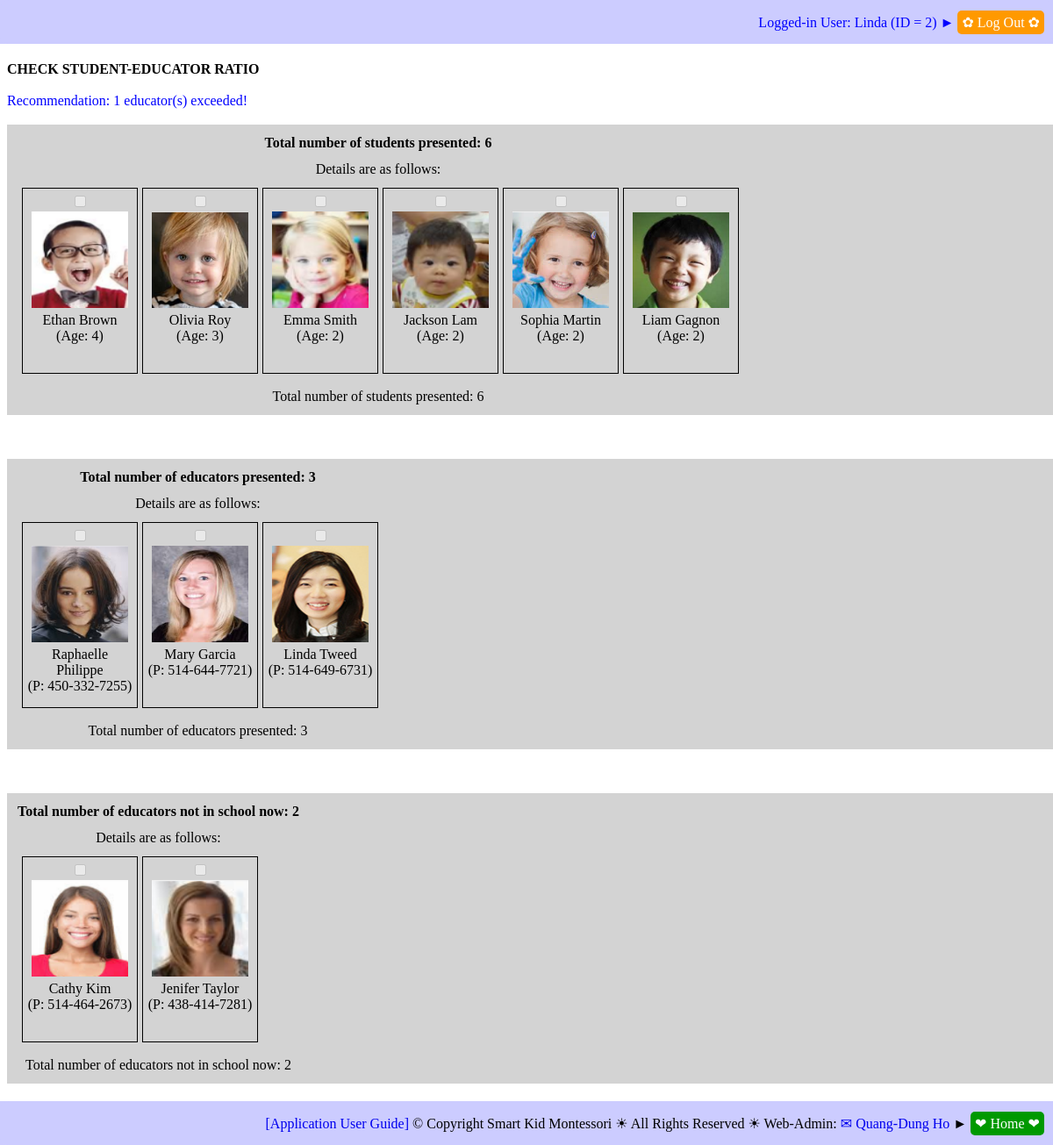
The page /action_check_student_educator_ratio.php (signed in) on the database its author committed.
### tables this page shows
CREATE TABLE `students` (
  `STU_ID` int(11) NOT NULL,
  `STU_FIRST_NAME` varchar(50) NOT NULL,
  `STU_LAST_NAME` varchar(25) NOT NULL,
  `STU_BIRTHDATE` date NOT NULL,
  `STU_SEX` varchar(1) NOT NULL,
  `STU_PHOTO` varchar(50) NOT NULL,
  `STU_START_DATE` date NOT NULL,
  `STU_GRAD_DATE` date NOT NULL,
  `STU_DAILY_FEE` float NOT NULL,
  `STU_CREDENTIAL` varchar(10) NOT NULL,
  `STU_NOTES` text NOT NULL
);

CREATE TABLE `employees` (
  `EMP_ID` int(11) NOT NULL,
  `EMP_FIRST_NAME` varchar(50) NOT NULL,
  `EMP_LAST_NAME` varchar(25) NOT NULL,
  `EMP_BIRTHDATE` date NOT NULL,
  `EMP_SEX` varchar(1) NOT NULL,
  `EMP_PHOTO` varchar(50) NOT NULL,
  `EMP_ADDRESS` varchar(50) NOT NULL,
  `EMP_CITY` varchar(20) NOT NULL,
  `EMP_PROVINCE` varchar(20) NOT NULL,
  `EMP_POSTAL_CODE` varchar(10) NOT NULL,
  `EMP_COUNTRY` varchar(20) NOT NULL,
  `EMP_PHONE1` varchar(15) NOT NULL,
  `EMP_PHONE2` varchar(15) DEFAULT NULL,
  `EMP_EMAIL` varchar(50) NOT NULL,
  `EMP_HIRE_DATE` date NOT NULL,
  `EMP_END_DATE` date NOT NULL,
  `EMP_EDU_ID` int(11) NOT NULL,
  `EDU_DAYCARE_EXPERIENCE` tinyint(11) NOT NULL,
  `EDU_MONTESSORI_EXPERIENCE` tinyint(11) NOT NULL,
  `EMP_POST_ID1` int(11) NOT NULL,
  `EMP_POST_ID2` int(11) DEFAULT NULL,
  `EMP_BOSS_ID` int(11) DEFAULT NULL,
  `EMP_HOURLY_RATE` float NOT NULL,
  `EMP_PASSCODE` varchar(10) NOT NULL,
  `EMP_NOTES` text
);

### sql_queries.php (called while the page is built, shortened)
<?php
	function connectDB()
	{
		$db_hostname = "localhost";
		$db_name     = "montessori";
		$db_username = "root";
		$db_password = "";
		$db = mysqli_connect($db_hostname, $db_username, $db_password, $db_name);
		return ($db);
	}
	function getResult($query)
	{
		$db = connectDB();
		$result = mysqli_query($db, $query);
		return ($result);
	}
?>

### db_operations.php (the view, shortened to what this page needs)
<?php
require_once("sql_queries.php");
function getStudents_InSchoolNow($debug_on)
{
	$queryStr = 'SELECT ';
		$queryStr = $queryStr . 'STUDENTS.STU_ID';
		$queryStr = $queryStr . ', ' . 'CONCAT(STUDENTS.STU_FIRST_NAME, " ", STUDENTS.STU_LAST_NAME) AS STU_NAME';
		$queryStr = $queryStr . ', ' . 'STUDENTS.STU_BIRTHDATE';
		$queryStr = $queryStr . ', ' . 'FLOOR(DATEDIFF(NOW(), STUDENTS.STU_BIRTHDATE)/365.25) AS STU_AGE';
		$queryStr = $queryStr . ', ' . 'STUDENTS.STU_PHOTO';
	$queryStr = $queryStr . ' FROM ';
		$queryStr = $queryStr . 'STUDENTS';
	$queryStr = $queryStr . ' WHERE ';
		$queryStr = $queryStr . '(STUDENTS.STU_ID IN (SELECT STUDENT_ATTENDANCES.STU_ID FROM STUDENT_ATTENDANCES WHERE STUDENT_ATTENDANCES.DATE_TIME >= CURDATE() AND STUDENT_ATTENDANCES.DATE_TIME < (CURDATE() + INTERVAL 1 DAY) AND STUDENT_ATTENDANCES.EVENT_TYPE = "In")) AND ';
		$queryStr = $queryStr . '(STUDENTS.STU_ID NOT IN (SELECT STUDENT_ATTENDANCES.STU_ID FROM STUDENT_ATTENDANCES WHERE STUDENT_ATTENDANCES.DATE_TIME >= CURDATE() AND STUDENT_ATTENDANCES.DATE_TIME < (CURDATE() + INTERVAL 1 DAY) AND STUDENT_ATTENDANCES.EVENT_TYPE = "Out"))';
		$queryStr = $queryStr . ';';
	$result = getResult($queryStr);
	return ($result);
}
function getEducators_InSchoolNow($debug_on)
{
	$queryStr = 'SELECT ';
		$queryStr = $queryStr . 'EMPLOYEES.EMP_ID';
		$queryStr = $queryStr . ', ' . 'CONCAT(EMPLOYEES.EMP_FIRST_NAME, " ", EMPLOYEES.EMP_LAST_NAME) AS EMP_NAME';
		$queryStr = $queryStr . ', ' . 'EMPLOYEES.EMP_BIRTHDATE';
		$queryStr = $queryStr . ', ' . 'EMPLOYEES.EMP_PHONE1 EMP_PHONE';
		$queryStr = $queryStr . ', ' . 'EMPLOYEES.EMP_PHOTO';
	$queryStr = $queryStr . ' FROM ';
		$queryStr = $queryStr . 'EMPLOYEES';
	$queryStr = $queryStr . ' WHERE ';
		$queryStr = $queryStr . '(EMPLOYEES.EMP_ID IN (SELECT EMPLOYEE_ATTENDANCES.EMP_ID FROM EMPLOYEE_ATTENDANCES WHERE EMPLOYEE_ATTENDANCES.DATE_TIME >= CURDATE() AND EMPLOYEE_ATTENDANCES.DATE_TIME < (CURDATE() + INTERVAL 1 DAY) AND EMPLOYEE_ATTENDANCES.EVENT_TYPE = "In")) AND ';
		$queryStr = $queryStr . '(EMPLOYEES.EMP_ID NOT IN (SELECT EMPLOYEE_ATTENDANCES.EMP_ID FROM EMPLOYEE_ATTENDANCES WHERE EMPLOYEE_ATTENDANCES.DATE_TIME >= CURDATE() AND EMPLOYEE_ATTENDANCES.DATE_TIME < (CURDATE() + INTERVAL 1 DAY) AND EMPLOYEE_ATTENDANCES.EVENT_TYPE = "Out")) AND ';
		$queryStr = $queryStr . '(EMPLOYEES.EMP_POST_ID1 IN (3,4 ))';
		$queryStr = $queryStr . ';';
	$result = getResult($queryStr);
	return ($result);
}
function getEducators_NotInSchoolNow($debug_on)
{
	$queryStr = 'SELECT DISTINCT ';
		$queryStr = $queryStr . 'EMPLOYEES.EMP_ID';
		$queryStr = $queryStr . ', ' . 'CONCAT(EMPLOYEES.EMP_FIRST_NAME, " ", EMPLOYEES.EMP_LAST_NAME) AS EMP_NAME';
		$queryStr = $queryStr . ', ' . 'EMPLOYEES.EMP_BIRTHDATE';
		$queryStr = $queryStr . ', ' . 'EMPLOYEES.EMP_PHONE1 EMP_PHONE';
		$queryStr = $queryStr . ', ' . 'EMPLOYEES.EMP_PHOTO';
	$queryStr = $queryStr . ' FROM ';
		$queryStr = $queryStr . 'EMPLOYEES';
	$queryStr = $queryStr . ' WHERE ';
		$queryStr = $queryStr . '((EMPLOYEES.EMP_ID NOT IN (SELECT EMPLOYEE_ATTENDANCES.EMP_ID FROM EMPLOYEE_ATTENDANCES WHERE EMPLOYEE_ATTENDANCES.DATE_TIME >= CURDATE() AND EMPLOYEE_ATTENDANCES.DATE_TIME < (CURDATE() + INTERVAL 1 DAY) AND EMPLOYEE_ATTENDANCES.EVENT_TYPE = "In")) OR ';
		$queryStr = $queryStr . '(EMPLOYEES.EMP_ID IN (SELECT EMPLOYEE_ATTENDANCES.EMP_ID FROM EMPLOYEE_ATTENDANCES WHERE EMPLOYEE_ATTENDANCES.DATE_TIME >= CURDATE() AND EMPLOYEE_ATTENDANCES.DATE_TIME < (CURDATE() + INTERVAL 1 DAY) AND EMPLOYEE_ATTENDANCES.EVENT_TYPE = "Out"))) AND ';
		$queryStr = $queryStr . '(EMPLOYEES.EMP_POST_ID1 IN (3,4 ))';
		$queryStr = $queryStr . ';';
	$result = getResult($queryStr);
	return ($result);
}
function createStudentPhotoList($result)
{
	$resultRows = mysqli_num_rows($result);
	for ($row = 0; $row < $resultRows; $row++)
	{
		$currentRow = mysqli_fetch_row($result);
		echo '<div class="imagelinkbox">';
		echo '<input type="checkbox" name="checked_student_ids[]"' .
				' id="' . $currentRow[0] . '_id"' .
				' value="' . $currentRow[0] . '"' .  ' disabled>';
		echo '<br/>';
		echo '<label for="' . $currentRow[0] . '_id">' .
		     	'<img src="' . $currentRow[4] . '" alt="student photo" height="110" width="110">' .
				'<br/>' . $currentRow[1] . '<br/>' . ' (Age: ' . $currentRow[3] . ')' . '</label>';
		echo '</div>';
	}
}
function createEmployeePhotoList($result)
{
	$resultRows = mysqli_num_rows($result);
	for ($row = 0; $row < $resultRows; $row++)
	{
		$currentRow = mysqli_fetch_row($result);
		echo '<div class="imagelinkbox">';
		echo '<input type="checkbox" name="checked_student_ids[]"' .
				' id="' . $currentRow[0] . '_id"' .
				' value="' . $currentRow[0] . '"' .  ' disabled>';
		echo '<br/>';
		echo '<label for="' . $currentRow[0] . '_id">' .
		     	'<img src="' . $currentRow[4] . '" alt="student photo" height="110" width="110">' .
				'<br/>' . $currentRow[1] . '<br/>' . ' (P: ' . $currentRow[3] . ')' . '</label>';
		echo '</div>';
	}
}

### imglinkboxes.css (style rules this page uses)
div.imagelinkbox { float: left; width: 120px; height: 200px; margin: 0 0 5px 5px; padding: 5px; border: 1px solid black; text-align: center; }
img { border: 1px solid transparent; }

### rows shown on the page
students: STU_PHOTO (picture), currentRow "Ethan Brown", currentRow "4"
students: STU_PHOTO (picture), currentRow "Olivia Roy", currentRow "3"
students: STU_PHOTO (picture), currentRow "Emma Smith", currentRow "2"
students: STU_PHOTO (picture), currentRow "Jackson Lam", currentRow "2"
students: STU_PHOTO (picture), currentRow "Sophia Martin", currentRow "2"
students: STU_PHOTO (picture), currentRow "Liam Gagnon", currentRow "2"
employees: EMP_PHOTO (picture), currentRow "Raphaelle Philippe", EMP_PHONE1 "450-332-7255"
employees: EMP_PHOTO (picture), currentRow "Mary Garcia", EMP_PHONE1 "514-644-7721"
employees: EMP_PHOTO (picture), currentRow "Linda Tweed", EMP_PHONE1 "514-649-6731"
employees: EMP_PHOTO (picture), currentRow "Cathy Kim", EMP_PHONE1 "514-464-2673"
employees: EMP_PHOTO (picture), currentRow "Jenifer Taylor", EMP_PHONE1 "438-414-7281"

### other values the page prints
$emp_name "Linda"
$emp_id "2"
$educatorNum - $minEducatorNum "1"
$studentNum "6"
$educatorNum "3"
$notWorkingEducatorNum "2"
